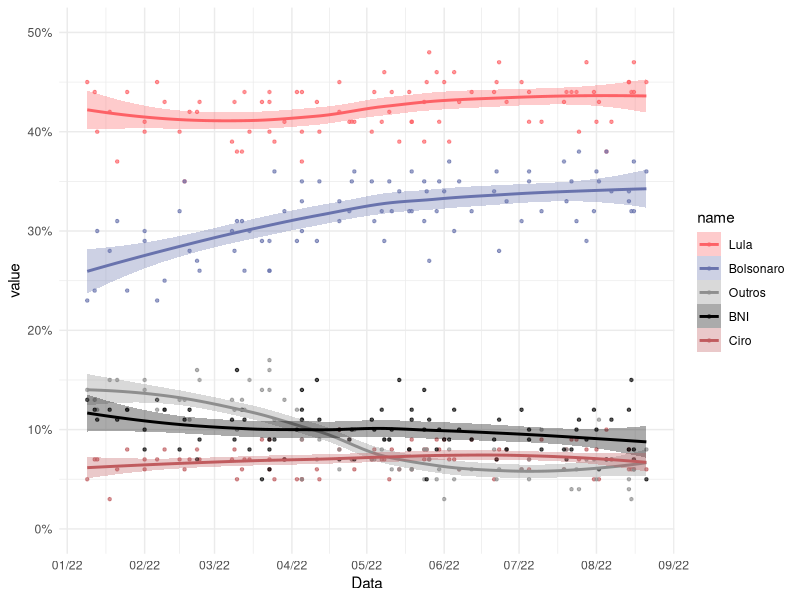
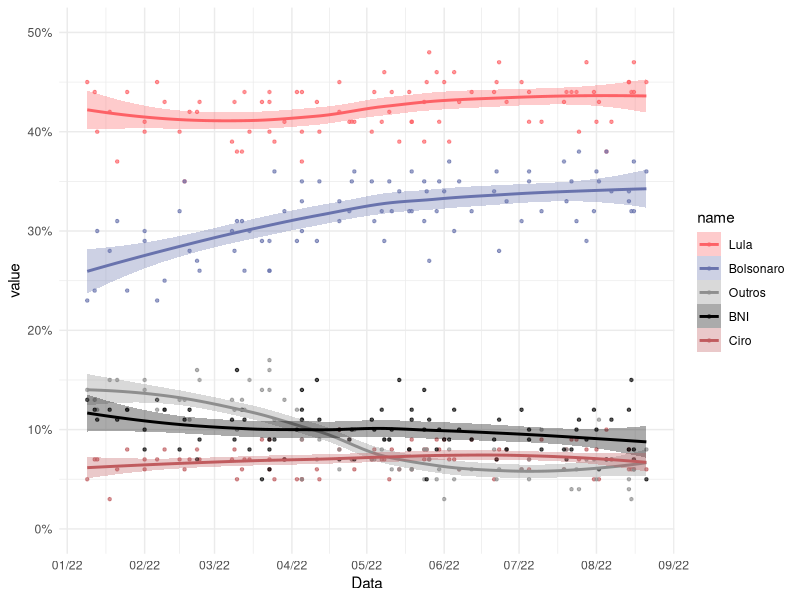

The R source for these figures, in order:

# Configurar --------------------------------------------------------------

#-- bibliotecas
library(readxl)
library(tidyverse)
library(lubridate)

#-- lista de pesquisas
pesq <- read_csv("pesquisas_1t.csv")

# Grafico -----------------------------------------------------------------

#-- argumento que controla o quão suave é a linah
span=.90

#-- gerar estimativas
results <- pesq %>%
  drop_na() %>% 
  mutate(Tebet = replace_na(Tebet, 0)) %>% 
  mutate(Data = as.Date(Data),
         Outros = Tebet+Outros) %>% 
  select(-Tebet) %>% 
  pivot_longer(cols=c(Lula:Ciro, Outros:BNI)) %>% 
  mutate(value = value/100) %>% 
  # retirar institutos de pesquisa
  filter(!(Instituto%in%c("Sigma"))) %>% 
  mutate(Data=as.numeric(Data)) %>% 
  nest(-name) %>%
  mutate(
    # loess calculation 
    m = purrr::map(data, loess,
                   formula = value ~ Data, span = span),
    # valores previstos
    fitted = purrr::map(m, `[[`, "fitted")) %>% 
  select(-m) %>%
  unnest()

# Cores dos candidatos
col=c( "#fd6166", "#6973ad",
       "#8E8E8E","#000000","#c05b5e")

results %>% 
  mutate(Data = as.Date(Data, origin="1970/1/1"),
         name = fct_relevel(name, "Lula", "Bolsonaro",
                "Outros", "BNI", "Ciro")) %>% 
  ggplot(aes(x = Data, y = value, group = name, color = name)) +
  geom_point(alpha=.66, size=.85) +
  #-- line e smooth geram a mesma linha aqui
  #-- smooth até gerar o s.e. automaticamente
  #geom_line(aes(y = fitted), size=1) +
  geom_smooth(se=T, alpha=.33, span=span, aes(fill=name)) +
  scale_fill_manual(
    values=col) +
  scale_color_manual(values=col) +
  scale_y_continuous(limits=c(0,.5), labels=scales::percent) +
  scale_x_date(date_breaks = "1 month", date_labels = "%m/%y") +
  theme_minimal()

ggsave(paste0("./pdf/", 
              str_replace_all(Sys.time(), ":", "_"), "_NL.pdf"), width=8, height=8)


#-- resultados gerais
results %>% 
  filter(Data==max(Data)) %>% 
  mutate(Data = as.Date(Data, origin="1970/1/1"))  %>% 
  mutate(name = fct_relevel(name, "Lula", "Bolsonaro",
         "Ciro", "BNI", "Outros")) %>%
  group_by(name) %>% 
  summarise(mean=mean(fitted)) %>% 
  mutate(mean=paste0(round(mean*100,1), "%")) 




